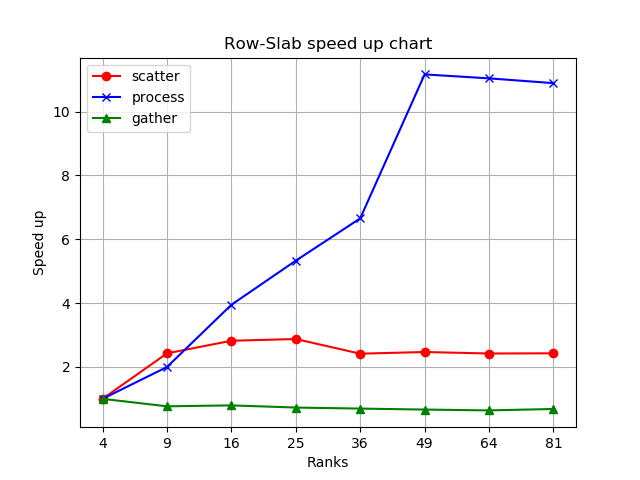

Generate this figure with Python:
"""

E. Wes Bethel, Copyright (C) 2022

October 2022

Description: This code loads a .csv file and creates a 3-variable plot

Inputs: the named file "sample_data_3vars.csv"

Outputs: displays a chart with matplotlib

Dependencies: matplotlib, pandas modules

Assumptions: developed and tested using Python version 3.8.8 on macOS 11.6

"""

import pandas as pd
import matplotlib.pyplot as plt


fname = "row-slab.csv"
df = pd.read_csv(fname, comment="#")
print(df)

var_names = list(df.columns)

print("var names =", var_names)

# split the df into individual vars
# assumption: column order - 0=problem size, 1=blas time, 2=basic time

problem_sizes = df[var_names[0]].values.tolist()
code1_time = df[var_names[1]].values.tolist()
code2_time = df[var_names[2]].values.tolist()
code3_time = df[var_names[3]].values.tolist()

plt.title("Row-Slab speed up chart")

xlocs = [i for i in range(len(problem_sizes))]

plt.xticks(xlocs, problem_sizes)

# here, we are plotting the raw values read from the input .csv file, which
# we interpret as being "time" that maps directly to the y-axis.
#
# what if we want to plot MFLOPS instead? How do we compute MFLOPS from
# time and problem size? You may need to add some code here to compute
# MFLOPS, then modify the plt.plot() lines below to plot MFLOPS rather than time.

plt.plot(code1_time, "r-o")
plt.plot(code2_time, "b-x")
plt.plot(code3_time, "g-^")

#plt.xscale("log")
#plt.yscale("log")

plt.xlabel("Ranks")
plt.ylabel("Speed up")

varNames = [var_names[1], var_names[2], var_names[3]]
plt.legend(varNames, loc="best")

plt.grid(axis='both')

plt.show()

# EOF
